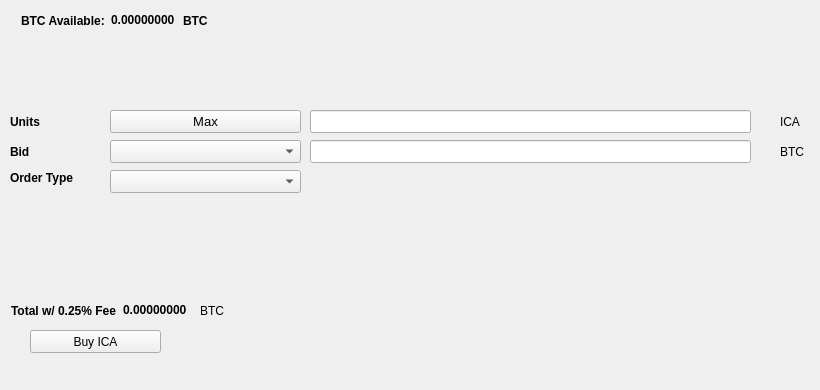
   <widget class="QWidget" name="BuyTab">
    <attribute name="title">
     <string>Buy</string>
    </attribute>
    <widget class="QPushButton" name="BuyICA">
     <property name="geometry">
      <rect>
       <x>30</x>
       <y>330</y>
       <width>131</width>
       <height>23</height>
      </rect>
     </property>
     <property name="text">
      <string>Buy ICA</string>
     </property>
     <property name="icon">
      <iconset resource="../ichibacoin.qrc">
       <normaloff>:/icons/bitcoin</normaloff>:/icons/bitcoin</iconset>
     </property>
    </widget>
    <widget class="QLabel" name="label_3">
     <property name="geometry">
      <rect>
       <x>10</x>
       <y>110</y>
       <width>46</width>
       <height>23</height>
      </rect>
     </property>
     <property name="font">
      <font>
       <weight>75</weight>
       <bold>true</bold>
      </font>
     </property>
     <property name="text">
      <string>Units</string>
     </property>
    </widget>
    <widget class="QLineEdit" name="UnitsInput">
     <property name="geometry">
      <rect>
       <x>310</x>
       <y>110</y>
       <width>441</width>
       <height>23</height>
      </rect>
     </property>
     <property name="font">
      <font>
       <pointsize>9</pointsize>
       <weight>75</weight>
       <bold>true</bold>
      </font>
     </property>
    </widget>
    <widget class="QLineEdit" name="BuyBidPriceEdit">
     <property name="geometry">
      <rect>
       <x>310</x>
       <y>140</y>
       <width>441</width>
       <height>23</height>
      </rect>
     </property>
     <property name="font">
      <font>
       <pointsize>9</pointsize>
       <weight>75</weight>
       <bold>true</bold>
      </font>
     </property>
    </widget>
    <widget class="QLabel" name="label_4">
     <property name="geometry">
      <rect>
       <x>780</x>
       <y>110</y>
       <width>31</width>
       <height>23</height>
      </rect>
     </property>
     <property name="text">
      <string>ICA</string>
     </property>
    </widget>
    <widget class="QLabel" name="label_5">
     <property name="geometry">
      <rect>
       <x>780</x>
       <y>140</y>
       <width>31</width>
       <height>23</height>
      </rect>
     </property>
     <property name="text">
      <string>BTC</string>
     </property>
    </widget>
    <widget class="QLabel" name="label_6">
     <property name="geometry">
      <rect>
       <x>10</x>
       <y>140</y>
       <width>46</width>
       <height>23</height>
      </rect>
     </property>
     <property name="font">
      <font>
       <weight>75</weight>
       <bold>true</bold>
      </font>
     </property>
     <property name="text">
      <string>Bid</string>
     </property>
    </widget>
    <widget class="QLabel" name="label_7">
     <property name="geometry">
      <rect>
       <x>10</x>
       <y>170</y>
       <width>91</width>
       <height>16</height>
      </rect>
     </property>
     <property name="font">
      <font>
       <weight>75</weight>
       <bold>true</bold>
      </font>
     </property>
     <property name="text">
      <string>Order Type</string>
     </property>
    </widget>
    <widget class="QPushButton" name="Buy_Max_Amount">
     <property name="geometry">
      <rect>
       <x>110</x>
       <y>110</y>
       <width>191</width>
       <height>23</height>
      </rect>
     </property>
     <property name="font">
      <font>
       <pointsize>10</pointsize>
      </font>
     </property>
     <property name="text">
      <string>Max</string>
     </property>
    </widget>
    <widget class="QComboBox" name="BuyBidcomboBox">
     <property name="geometry">
      <rect>
       <x>110</x>
       <y>140</y>
       <width>191</width>
       <height>23</height>
      </rect>
     </property>
     <property name="font">
      <font>
       <pointsize>10</pointsize>
      </font>
     </property>
    </widget>
    <widget class="QComboBox" name="buyOrdertypeCombo">
     <property name="geometry">
      <rect>
       <x>110</x>
       <y>170</y>
       <width>191</width>
       <height>23</height>
      </rect>
     </property>
     <property name="font">
      <font>
       <pointsize>10</pointsize>
      </font>
     </property>
    </widget>
    <widget class="QWidget" name="layoutWidget1">
     <property name="geometry">
      <rect>
       <x>21</x>
       <y>11</y>
       <width>227</width>
       <height>19</height>
      </rect>
     </property>
     <layout class="QHBoxLayout" name="horizontalLayout_3">
      <item>
       <widget class="QLabel" name="label232">
        <property name="font">
         <font>
          <weight>75</weight>
          <bold>true</bold>
         </font>
        </property>
        <property name="text">
         <string>BTC Available:</string>
        </property>
       </widget>
      </item>
      <item>
       <widget class="QLabel" name="BtcAvailableLbl">
        <property name="palette">
         <palette>
          <active>
           <colorrole role="WindowText">
            <brush brushstyle="SolidPattern">
             <color alpha="255">
              <red>0</red>
              <green>0</green>
              <blue>0</blue>
             </color>
            </brush>
           </colorrole>
           <colorrole role="Button">
            <brush brushstyle="SolidPattern">
             <color alpha="255">
              <red>0</red>
              <green>170</green>
              <blue>0</blue>
             </color>
            </brush>
           </colorrole>
           <colorrole role="Light">
            <brush brushstyle="SolidPattern">
             <color alpha="255">
              <red>0</red>
              <green>255</green>
              <blue>0</blue>
             </color>
            </brush>
           </colorrole>
           <colorrole role="Midlight">
            <brush brushstyle="SolidPattern">
             <color alpha="255">
              <red>0</red>
              <green>212</green>
              <blue>0</blue>
             </color>
            </brush>
           </colorrole>
           <colorrole role="Dark">
            <brush brushstyle="SolidPattern">
             <color alpha="255">
              <red>0</red>
              <green>85</green>
              <blue>0</blue>
             </color>
            </brush>
           </colorrole>
           <colorrole role="Mid">
            <brush brushstyle="SolidPattern">
             <color alpha="255">
              <red>0</red>
              <green>113</green>
              <blue>0</blue>
             </color>
            </brush>
           </colorrole>
           <colorrole role="Text">
            <brush brushstyle="SolidPattern">
             <color alpha="255">
              <red>0</red>
              <green>170</green>
              <blue>0</blue>
             </color>
            </brush>
           </colorrole>
           <colorrole role="BrightText">
            <brush brushstyle="SolidPattern">
             <color alpha="255">
              <red>255</red>
              <green>255</green>
              <blue>255</blue>
             </color>
            </brush>
           </colorrole>
           <colorrole role="ButtonText">
            <brush brushstyle="SolidPattern">
             <color alpha="255">
              <red>0</red>
              <green>0</green>
              <blue>0</blue>
             </color>
            </brush>
           </colorrole>
           <colorrole role="Base">
            <brush brushstyle="SolidPattern">
             <color alpha="255">
              <red>255</red>
              <green>255</green>
              <blue>255</blue>
             </color>
            </brush>
           </colorrole>
           <colorrole role="Window">
            <brush brushstyle="SolidPattern">
             <color alpha="255">
              <red>0</red>
              <green>170</green>
              <blue>0</blue>
             </color>
            </brush>
           </colorrole>
           <colorrole role="Shadow">
            <brush brushstyle="SolidPattern">
             <color alpha="255">
              <red>0</red>
              <green>0</green>
              <blue>0</blue>
             </color>
            </brush>
           </colorrole>
           <colorrole role="AlternateBase">
            <brush brushstyle="SolidPattern">
             <color alpha="255">
              <red>127</red>
              <green>212</green>
              <blue>127</blue>
             </color>
            </brush>
           </colorrole>
           <colorrole role="ToolTipBase">
            <brush brushstyle="SolidPattern">
             <color alpha="255">
              <red>255</red>
              <green>255</green>
              <blue>220</blue>
             </color>
            </brush>
           </colorrole>
           <colorrole role="ToolTipText">
            <brush brushstyle="SolidPattern">
             <color alpha="255">
              <red>0</red>
              <green>0</green>
              <blue>0</blue>
             </color>
            </brush>
           </colorrole>
          </active>
          <inactive>
           <colorrole role="WindowText">
            <brush brushstyle="SolidPattern">
             <color alpha="255">
              <red>0</red>
              <green>0</green>
              <blue>0</blue>
             </color>
            </brush>
           </colorrole>
           <colorrole role="Button">
            <brush brushstyle="SolidPattern">
             <color alpha="255">
              <red>0</red>
              <green>170</green>
              <blue>0</blue>
             </color>
            </brush>
           </colorrole>
           <colorrole role="Light">
            <brush brushstyle="SolidPattern">
             <color alpha="255">
              <red>0</red>
              <green>255</green>
              <blue>0</blue>
             </color>
            </brush>
           </colorrole>
           <colorrole role="Midlight">
            <brush brushstyle="SolidPattern">
             <color alpha="255">
              <red>0</red>
              <green>212</green>
              <blue>0</blue>
             </color>
            </brush>
           </colorrole>
           <colorrole role="Dark">
            <brush brushstyle="SolidPattern">
             <color alpha="255">
              <red>0</red>
              <green>85</green>
              <blue>0</blue>
             </color>
            </brush>
           </colorrole>
           <colorrole role="Mid">
            <brush brushstyle="SolidPattern">
             <color alpha="255">
              <red>0</red>
              <green>113</green>
              <blue>0</blue>
             </color>
            </brush>
           </colorrole>
           <colorrole role="Text">
            <brush brushstyle="SolidPattern">
             <color alpha="255">
              <red>0</red>
              <green>170</green>
              <blue>0</blue>
             </color>
            </brush>
           </colorrole>
           <colorrole role="BrightText">
            <brush brushstyle="SolidPattern">
             <color alpha="255">
              <red>255</red>
              <green>255</green>
              <blue>255</blue>
             </color>
            </brush>
           </colorrole>
           <colorrole role="ButtonText">
            <brush brushstyle="SolidPattern">
             <color alpha="255">
              <red>0</red>
              <green>0</green>
              <blue>0</blue>
             </color>
            </brush>
           </colorrole>
           <colorrole role="Base">
            <brush brushstyle="SolidPattern">
             <color alpha="255">
              <red>255</red>
              <green>255</green>
              <blue>255</blue>
             </color>
            </brush>
           </colorrole>
           <colorrole role="Window">
            <brush brushstyle="SolidPattern">
             <color alpha="255">
              <red>0</red>
              <green>170</green>
              <blue>0</blue>
             </color>
            </brush>
           </colorrole>
           <colorrole role="Shadow">
            <brush brushstyle="SolidPattern">
             <color alpha="255">
              <red>0</red>
              <green>0</green>
              <blue>0</blue>
             </color>
            </brush>
           </colorrole>
           <colorrole role="AlternateBase">
            <brush brushstyle="SolidPattern">
             <color alpha="255">
              <red>127</red>
              <green>212</green>
              <blue>127</blue>
             </color>
            </brush>
           </colorrole>
           <colorrole role="ToolTipBase">
            <brush brushstyle="SolidPattern">
             <color alpha="255">
              <red>255</red>
              <green>255</green>
              <blue>220</blue>
             </color>
            </brush>
           </colorrole>
           <colorrole role="ToolTipText">
            <brush brushstyle="SolidPattern">
             <color alpha="255">
              <red>0</red>
              <green>0</green>
              <blue>0</blue>
             </color>
            </brush>
           </colorrole>
          </inactive>
          <disabled>
           <colorrole role="WindowText">
            <brush brushstyle="SolidPattern">
             <color alpha="255">
              <red>0</red>
              <green>85</green>
              <blue>0</blue>
             </color>
            </brush>
           </colorrole>
           <colorrole role="Button">
            <brush brushstyle="SolidPattern">
             <color alpha="255">
              <red>0</red>
              <green>170</green>
              <blue>0</blue>
             </color>
            </brush>
           </colorrole>
           <colorrole role="Light">
            <brush brushstyle="SolidPattern">
             <color alpha="255">
              <red>0</red>
              <green>255</green>
              <blue>0</blue>
             </color>
            </brush>
           </colorrole>
           <colorrole role="Midlight">
            <brush brushstyle="SolidPattern">
             <color alpha="255">
              <red>0</red>
              <green>212</green>
              <blue>0</blue>
             </color>
            </brush>
           </colorrole>
           <colorrole role="Dark">
            <brush brushstyle="SolidPattern">
             <color alpha="255">
              <red>0</red>
              <green>85</green>
              <blue>0</blue>
             </color>
            </brush>
           </colorrole>
           <colorrole role="Mid">
            <brush brushstyle="SolidPattern">
             <color alpha="255">
              <red>0</red>
              <green>113</green>
              <blue>0</blue>
             </color>
            </brush>
           </colorrole>
           <colorrole role="Text">
            <brush brushstyle="SolidPattern">
             <color alpha="255">
              <red>0</red>
              <green>85</green>
              <blue>0</blue>
             </color>
            </brush>
           </colorrole>
           <colorrole role="BrightText">
            <brush brushstyle="SolidPattern">
             <color alpha="255">
              <red>255</red>
              <green>255</green>
              <blue>255</blue>
             </color>
            </brush>
           </colorrole>
           <colorrole role="ButtonText">
            <brush brushstyle="SolidPattern">
             <color alpha="255">
              <red>0</red>
              <green>85</green>
              <blue>0</blue>
             </color>
            </brush>
           </colorrole>
           <colorrole role="Base">
            <brush brushstyle="SolidPattern">
             <color alpha="255">
              <red>0</red>
              <green>170</green>
              <blue>0</blue>
             </color>
            </brush>
           </colorrole>
           <colorrole role="Window">
            <brush brushstyle="SolidPattern">
             <color alpha="255">
              <red>0</red>
              <green>170</green>
              <blue>0</blue>
             </color>
            </brush>
           </colorrole>
           <colorrole role="Shadow">
            <brush brushstyle="SolidPattern">
             <color alpha="255">
              <red>0</red>
              <green>0</green>
              <blue>0</blue>
             </color>
            </brush>
           </colorrole>
           <colorrole role="AlternateBase">
            <brush brushstyle="SolidPattern">
             <color alpha="255">
              <red>0</red>
              <green>170</green>
              <blue>0</blue>
             </color>
            </brush>
           </colorrole>
           <colorrole role="ToolTipBase">
            <brush brushstyle="SolidPattern">
             <color alpha="255">
              <red>255</red>
              <green>255</green>
              <blue>220</blue>
             </color>
            </brush>
           </colorrole>
           <colorrole role="ToolTipText">
            <brush brushstyle="SolidPattern">
             <color alpha="255">
              <red>0</red>
              <green>0</green>
              <blue>0</blue>
             </color>
            </brush>
           </colorrole>
          </disabled>
         </palette>
        </property>
        <property name="font">
         <font>
          <weight>75</weight>
          <bold>true</bold>
         </font>
        </property>
        <property name="text">
         <string>0.00000000</string>
        </property>
        <property name="textInteractionFlags">
         <set>Qt::LinksAccessibleByMouse|Qt::TextSelectableByKeyboard|Qt::TextSelectableByMouse</set>
        </property>
       </widget>
      </item>
      <item>
       <widget class="QLabel" name="BtcAvailableLbl_2">
        <property name="font">
         <font>
          <weight>75</weight>
          <bold>true</bold>
         </font>
        </property>
        <property name="text">
         <string>BTC</string>
        </property>
       </widget>
      </item>
     </layout>
    </widget>
    <widget class="QWidget" name="layoutWidge2">
     <property name="geometry">
      <rect>
       <x>11</x>
       <y>301</y>
       <width>259</width>
       <height>19</height>
      </rect>
     </property>
     <layout class="QHBoxLayout" name="horizontalLayout_4">
      <item>
       <widget class="QLabel" name="label_9">
        <property name="font">
         <font>
          <weight>75</weight>
          <bold>true</bold>
         </font>
        </property>
        <property name="text">
         <string>Total w/ 0.25% Fee</string>
        </property>
       </widget>
      </item>
      <item>
       <widget class="QLabel" name="BuyCostLabel">
        <property name="palette">
         <palette>
          <active>
           <colorrole role="WindowText">
            <brush brushstyle="SolidPattern">
             <color alpha="255">
              <red>0</red>
              <green>0</green>
              <blue>0</blue>
             </color>
            </brush>
           </colorrole>
           <colorrole role="Button">
            <brush brushstyle="SolidPattern">
             <color alpha="255">
              <red>0</red>
              <green>170</green>
              <blue>0</blue>
             </color>
            </brush>
           </colorrole>
           <colorrole role="Light">
            <brush brushstyle="SolidPattern">
             <color alpha="255">
              <red>0</red>
              <green>255</green>
              <blue>0</blue>
             </color>
            </brush>
           </colorrole>
           <colorrole role="Midlight">
            <brush brushstyle="SolidPattern">
             <color alpha="255">
              <red>0</red>
              <green>212</green>
              <blue>0</blue>
             </color>
            </brush>
           </colorrole>
           <colorrole role="Dark">
            <brush brushstyle="SolidPattern">
             <color alpha="255">
              <red>0</red>
              <green>85</green>
              <blue>0</blue>
             </color>
            </brush>
           </colorrole>
           <colorrole role="Mid">
            <brush brushstyle="SolidPattern">
             <color alpha="255">
              <red>0</red>
              <green>113</green>
              <blue>0</blue>
             </color>
            </brush>
           </colorrole>
           <colorrole role="Text">
            <brush brushstyle="SolidPattern">
             <color alpha="255">
              <red>0</red>
              <green>170</green>
              <blue>0</blue>
             </color>
            </brush>
           </colorrole>
           <colorrole role="BrightText">
            <brush brushstyle="SolidPattern">
             <color alpha="255">
              <red>255</red>
              <green>255</green>
              <blue>255</blue>
             </color>
            </brush>
           </colorrole>
           <colorrole role="ButtonText">
            <brush brushstyle="SolidPattern">
             <color alpha="255">
              <red>0</red>
              <green>0</green>
              <blue>0</blue>
             </color>
            </brush>
           </colorrole>
           <colorrole role="Base">
            <brush brushstyle="SolidPattern">
             <color alpha="255">
              <red>255</red>
              <green>255</green>
              <blue>255</blue>
             </color>
            </brush>
           </colorrole>
           <colorrole role="Window">
            <brush brushstyle="SolidPattern">
             <color alpha="255">
              <red>0</red>
              <green>170</green>
              <blue>0</blue>
             </color>
            </brush>
           </colorrole>
           <colorrole role="Shadow">
            <brush brushstyle="SolidPattern">
             <color alpha="255">
              <red>0</red>
              <green>0</green>
              <blue>0</blue>
             </color>
            </brush>
           </colorrole>
           <colorrole role="AlternateBase">
            <brush brushstyle="SolidPattern">
             <color alpha="255">
              <red>127</red>
              <green>212</green>
              <blue>127</blue>
             </color>
            </brush>
           </colorrole>
           <colorrole role="ToolTipBase">
            <brush brushstyle="SolidPattern">
             <color alpha="255">
              <red>255</red>
              <green>255</green>
              <blue>220</blue>
             </color>
            </brush>
           </colorrole>
           <colorrole role="ToolTipText">
            <brush brushstyle="SolidPattern">
             <color alpha="255">
              <red>0</red>
              <green>0</green>
              <blue>0</blue>
             </color>
            </brush>
           </colorrole>
          </active>
          <inactive>
           <colorrole role="WindowText">
            <brush brushstyle="SolidPattern">
             <color alpha="255">
              <red>0</red>
              <green>0</green>
              <blue>0</blue>
             </color>
            </brush>
           </colorrole>
           <colorrole role="Button">
            <brush brushstyle="SolidPattern">
             <color alpha="255">
              <red>0</red>
              <green>170</green>
              <blue>0</blue>
             </color>
            </brush>
           </colorrole>
           <colorrole role="Light">
            <brush brushstyle="SolidPattern">
             <color alpha="255">
              <red>0</red>
              <green>255</green>
              <blue>0</blue>
             </color>
            </brush>
           </colorrole>
           <colorrole role="Midlight">
            <brush brushstyle="SolidPattern">
             <color alpha="255">
              <red>0</red>
              <green>212</green>
              <blue>0</blue>
             </color>
            </brush>
           </colorrole>
           <colorrole role="Dark">
            <brush brushstyle="SolidPattern">
             <color alpha="255">
              <red>0</red>
              <green>85</green>
              <blue>0</blue>
             </color>
            </brush>
           </colorrole>
           <colorrole role="Mid">
            <brush brushstyle="SolidPattern">
             <color alpha="255">
              <red>0</red>
              <green>113</green>
              <blue>0</blue>
             </color>
            </brush>
           </colorrole>
           <colorrole role="Text">
            <brush brushstyle="SolidPattern">
             <color alpha="255">
              <red>0</red>
              <green>170</green>
              <blue>0</blue>
             </color>
            </brush>
           </colorrole>
           <colorrole role="BrightText">
            <brush brushstyle="SolidPattern">
             <color alpha="255">
              <red>255</red>
              <green>255</green>
              <blue>255</blue>
             </color>
            </brush>
           </colorrole>
           <colorrole role="ButtonText">
            <brush brushstyle="SolidPattern">
             <color alpha="255">
              <red>0</red>
              <green>0</green>
              <blue>0</blue>
             </color>
            </brush>
           </colorrole>
           <colorrole role="Base">
            <brush brushstyle="SolidPattern">
             <color alpha="255">
              <red>255</red>
              <green>255</green>
              <blue>255</blue>
             </color>
            </brush>
           </colorrole>
           <colorrole role="Window">
            <brush brushstyle="SolidPattern">
             <color alpha="255">
              <red>0</red>
              <green>170</green>
              <blue>0</blue>
             </color>
            </brush>
           </colorrole>
           <colorrole role="Shadow">
            <brush brushstyle="SolidPattern">
             <color alpha="255">
              <red>0</red>
              <green>0</green>
              <blue>0</blue>
             </color>
            </brush>
           </colorrole>
           <colorrole role="AlternateBase">
            <brush brushstyle="SolidPattern">
             <color alpha="255">
              <red>127</red>
              <green>212</green>
              <blue>127</blue>
             </color>
            </brush>
           </colorrole>
           <colorrole role="ToolTipBase">
            <brush brushstyle="SolidPattern">
             <color alpha="255">
              <red>255</red>
              <green>255</green>
              <blue>220</blue>
             </color>
            </brush>
           </colorrole>
           <colorrole role="ToolTipText">
            <brush brushstyle="SolidPattern">
             <color alpha="255">
              <red>0</red>
              <green>0</green>
              <blue>0</blue>
             </color>
            </brush>
           </colorrole>
          </inactive>
          <disabled>
           <colorrole role="WindowText">
            <brush brushstyle="SolidPattern">
             <color alpha="255">
              <red>0</red>
              <green>85</green>
              <blue>0</blue>
             </color>
            </brush>
           </colorrole>
           <colorrole role="Button">
            <brush brushstyle="SolidPattern">
             <color alpha="255">
              <red>0</red>
              <green>170</green>
              <blue>0</blue>
             </color>
            </brush>
           </colorrole>
           <colorrole role="Light">
            <brush brushstyle="SolidPattern">
             <color alpha="255">
              <red>0</red>
              <green>255</green>
              <blue>0</blue>
             </color>
            </brush>
           </colorrole>
           <colorrole role="Midlight">
            <brush brushstyle="SolidPattern">
             <color alpha="255">
              <red>0</red>
              <green>212</green>
              <blue>0</blue>
             </color>
            </brush>
           </colorrole>
           <colorrole role="Dark">
            <brush brushstyle="SolidPattern">
             <color alpha="255">
              <red>0</red>
              <green>85</green>
              <blue>0</blue>
             </color>
            </brush>
           </colorrole>
           <colorrole role="Mid">
            <brush brushstyle="SolidPattern">
             <color alpha="255">
              <red>0</red>
              <green>113</green>
              <blue>0</blue>
             </color>
            </brush>
           </colorrole>
           <colorrole role="Text">
            <brush brushstyle="SolidPattern">
             <color alpha="255">
              <red>0</red>
              <green>85</green>
              <blue>0</blue>
             </color>
            </brush>
           </colorrole>
           <colorrole role="BrightText">
            <brush brushstyle="SolidPattern">
             <color alpha="255">
              <red>255</red>
              <green>255</green>
              <blue>255</blue>
             </color>
            </brush>
           </colorrole>
           <colorrole role="ButtonText">
            <brush brushstyle="SolidPattern">
             <color alpha="255">
              <red>0</red>
              <green>85</green>
              <blue>0</blue>
             </color>
            </brush>
           </colorrole>
           <colorrole role="Base">
            <brush brushstyle="SolidPattern">
             <color alpha="255">
              <red>0</red>
              <green>170</green>
              <blue>0</blue>
             </color>
            </brush>
           </colorrole>
           <colorrole role="Window">
            <brush brushstyle="SolidPattern">
             <color alpha="255">
              <red>0</red>
              <green>170</green>
              <blue>0</blue>
             </color>
            </brush>
           </colorrole>
           <colorrole role="Shadow">
            <brush brushstyle="SolidPattern">
             <color alpha="255">
              <red>0</red>
              <green>0</green>
              <blue>0</blue>
             </color>
            </brush>
           </colorrole>
           <colorrole role="AlternateBase">
            <brush brushstyle="SolidPattern">
             <color alpha="255">
              <red>0</red>
              <green>170</green>
              <blue>0</blue>
             </color>
            </brush>
           </colorrole>
           <colorrole role="ToolTipBase">
            <brush brushstyle="SolidPattern">
             <color alpha="255">
              <red>255</red>
              <green>255</green>
              <blue>220</blue>
             </color>
            </brush>
           </colorrole>
           <colorrole role="ToolTipText">
            <brush brushstyle="SolidPattern">
             <color alpha="255">
              <red>0</red>
              <green>0</green>
              <blue>0</blue>
             </color>
            </brush>
           </colorrole>
          </disabled>
         </palette>
        </property>
        <property name="font">
         <font>
          <weight>75</weight>
          <bold>true</bold>
         </font>
        </property>
        <property name="autoFillBackground">
         <bool>false</bool>
        </property>
        <property name="text">
         <string>0.00000000</string>
        </property>
        <property name="textInteractionFlags">
         <set>Qt::LinksAccessibleByMouse|Qt::TextSelectableByMouse</set>
        </property>
       </widget>
      </item>
      <item>
       <widget class="QLabel" name="label_10">
        <property name="font">
         <font>
          <weight>50</weight>
          <bold>false</bold>
         </font>
        </property>
        <property name="text">
         <string>BTC</string>
        </property>
       </widget>
      </item>
     </layout>
    </widget>
    <widget class="QLabel" name="label_24">
     <property name="geometry">
      <rect>
       <x>460</x>
       <y>300</y>
       <width>281</width>
       <height>81</height>
      </rect>
     </property>
     <property name="text">
      <string/>
     </property>
     <property name="pixmap">
      <pixmap>:/images/bittrex</pixmap>
     </property>
    </widget>
   </widget>
